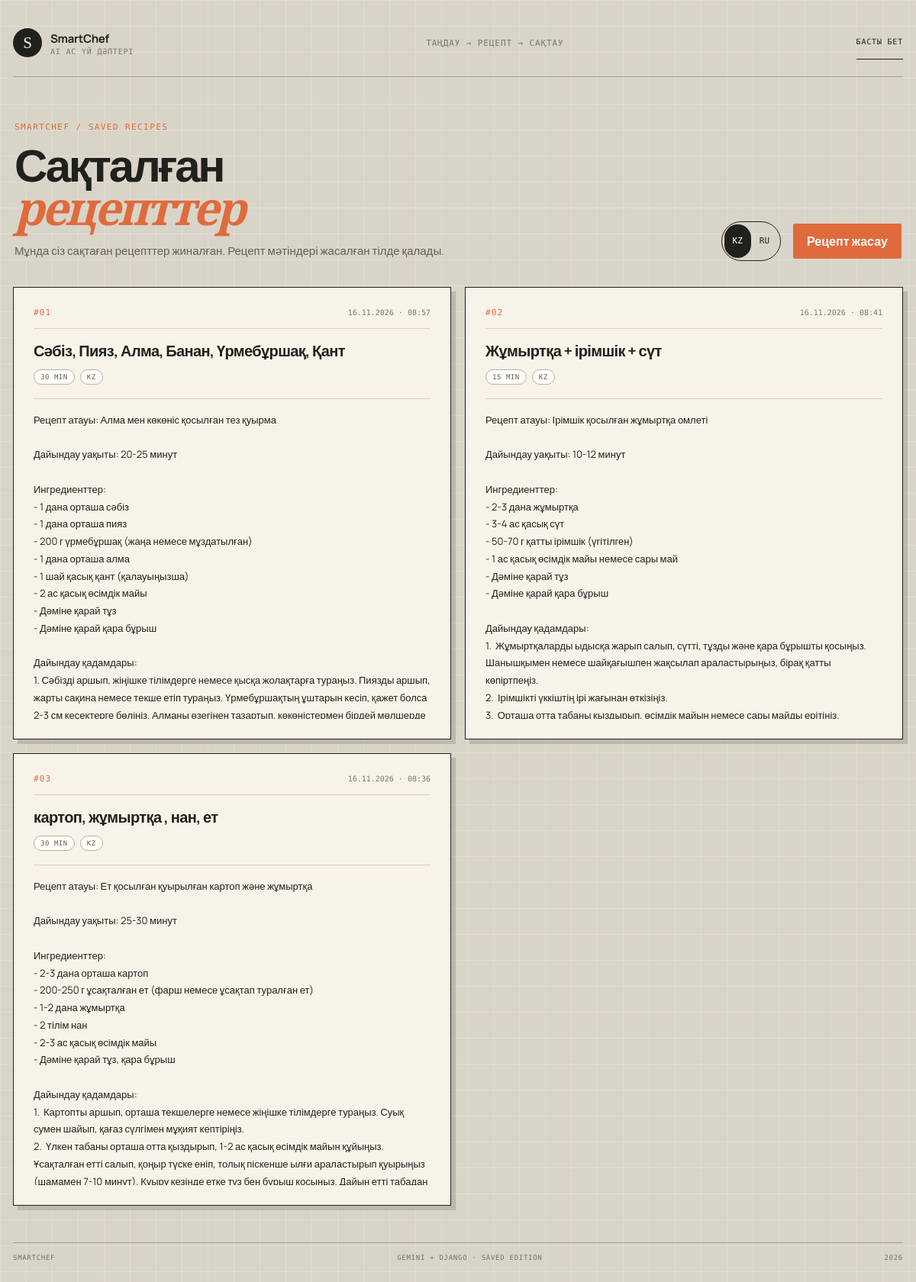
/saved/, run on the app's committed database.
### recipes/models.py (models this page shows)
class SavedRecipe(models.Model):
    token = models.UUIDField(default=uuid.uuid4, unique=True, editable=False)
    products = models.CharField(max_length=500)
    recipe = models.TextField()
    language = models.CharField(max_length=2, default="kk")
    minutes = models.PositiveSmallIntegerField(default=30)
    vegetarian = models.BooleanField(default=False)
    created_at = models.DateTimeField(auto_now_add=True)
    class Meta:
        ordering = ["-created_at", "-id"]

### recipes/views.py (the view)
# urls.py: path("saved/", views.saved_recipes, name="saved_recipes"),
def saved_recipes(request):
    language = request.GET.get("language", "kk")
    if language not in ("kk", "ru"):
        language = "kk"
    saved_recipes = SavedRecipe.objects.all()
    return render(
        request,
        "recipes/saved.html",
        {
            "saved_recipes": saved_recipes,
            "language": language,
        },
    )

### recipes/templates/recipes/saved.html (shortened to what this page needs)
{% load static %}
<!DOCTYPE html>
<html lang="{{ language }}">
<head>
    <link rel="stylesheet" href="{% static 'recipes/style.css' %}">
</head>
<body>
<div class="page-shell">
    <header class="topbar">
        <a class="brand" href="{% url 'recipes:index' %}?language={{ language }}">
            <span class="brand-mark">S</span>
            <span><b>SmartChef</b><small>{% if language == 'ru' %}AI kitchen notebook{% else %}AI ас үй дәптері{% endif %}</small></span>
        </a>
        <div class="steps-nav">
            <span>{% if language == 'ru' %}Выбор → Рецепт → Сохранение{% else %}Таңдау → Рецепт → Сақтау{% endif %}</span>
        </div>
        <a class="saved-link" href="{% url 'recipes:index' %}?language={{ language }}">{% if language == 'ru' %}На главную{% else %}Басты бет{% endif %}</a>
    </header>
    <section class="saved-hero">
        <div>
            <span class="eyebrow">SMARTCHEF / SAVED RECIPES</span>
            <h1>{% if language == 'ru' %}Сохранённые<br><em>рецепты</em>{% else %}Сақталған<br><em>рецепттер</em>{% endif %}</h1>
            <p>{% if language == 'ru' %}Здесь собраны рецепты, которые вы сохранили. Текст рецептов остаётся на языке создания.{% else %}Мұнда сіз сақтаған рецепттер жиналған. Рецепт мәтіндері жасалған тілде қалады.{% endif %}</p>
        </div>
        <div class="topbar-actions">
            <div class="language-switch">
                <a href="?language=kk" class="{% if language == 'kk' %}active{% endif %}">KZ</a>
                <a href="?language=ru" class="{% if language == 'ru' %}active{% endif %}">RU</a>
            </div>
            <a class="back-button" href="{% url 'recipes:index' %}?language={{ language }}">{% if language == 'ru' %}Создать рецепт{% else %}Рецепт жасау{% endif %}</a>
        </div>
    </section>
    {% if saved_recipes %}
    <div class="saved-grid">
        {% for item in saved_recipes %}
        <article class="saved-card paper-card">
            <div class="saved-card-top">
                <span class="saved-index">#{{ forloop.counter|stringformat:"02d" }}</span>
                <span class="saved-date">{{ item.created_at|date:"d.m.Y · H:i" }}</span>
            </div>
            <h2>{{ item.products }}</h2>
            <div class="saved-meta">
                <span>{{ item.minutes }} min</span>
                <span>{% if item.language == 'ru' %}RU{% else %}KZ{% endif %}</span>
            </div>
            <div class="saved-recipe-text">{{ item.recipe }}</div>
        </article>
        {% endfor %}
    </div>
    {% endif %}
    <footer><span>SMARTCHEF</span><span>GEMINI + DJANGO · SAVED EDITION</span><span>2026</span></footer>
</div>
</body>
</html>

### data on the page
SavedRecipe: created_at "16.11.2026 · 08:57", products "Сәбіз, Пияз, Алма, Банан, Үрмебұршақ, Қант", minutes "30", language "KZ", recipe "Рецепт атауы: Алма мен көкөніс қосылған тез қуырма Дайындау уақыты: 20-25 минут Ингредиенттер: - 1 дана орташа сәбіз - 1 дана орташа пияз - 200 г үрмебұршақ (жаңа немесе мұздатылған) - 1 дана орташа алма - 1 шай қасық қант (қалауыңызша) - 2 ас қасық өсімдік майы - Дәміне қарай тұз - Дәміне қарай қара бұрыш Дайындау қадамдары: 1. Сәбізді аршып, жіңішке тілімдерге немесе қысқа жолақтарға тураңыз. Пиязды аршып, жарты сақина немесе текше етіп тураңыз. Үрмебұршақтың ұштарын кесіп, қажет болса 2-3 см кесектерге бөліңіз. Алманы өзегінен тазартып, көкөністермен бірдей мөлшерде…"
SavedRecipe: created_at "16.11.2026 · 08:41", products "Жұмыртқа + ірімшік + сүт", minutes "15", language "KZ", recipe "Рецепт атауы: Ірімшік қосылған жұмыртқа омлеті Дайындау уақыты: 10-12 минут Ингредиенттер: - 2-3 дана жұмыртқа - 3-4 ас қасық сүт - 50-70 г қатты ірімшік (үгітілген) - 1 ас қасық өсімдік майы немесе сары май - Дәміне қарай тұз - Дәміне қарай қара бұрыш Дайындау қадамдары: 1. Жұмыртқаларды ыдысқа жарып салып, сүтті, тұзды және қара бұрышты қосыңыз. Шанышқымен немесе шайқағышпен жақсылап араластырыңыз, бірақ қатты көпіртпеңіз. 2. Ірімшікті үккіштің ірі жағынан өткізіңіз. 3. Орташа отта табаны қыздырып, өсімдік майын немесе сары майды ерітіңіз.…"
SavedRecipe: created_at "16.11.2026 · 08:36", products "картоп, жұмыртқа , нан, ет", minutes "30", language "KZ", recipe "Рецепт атауы: Ет қосылған қуырылған картоп және жұмыртқа Дайындау уақыты: 25-30 минут Ингредиенттер: - 2-3 дана орташа картоп - 200-250 г ұсақталған ет (фарш немесе ұсақтап туралған ет) - 1-2 дана жұмыртқа - 2 тілім нан - 2-3 ас қасық өсімдік майы - Дәміне қарай тұз, қара бұрыш Дайындау қадамдары: 1. Картопты аршып, орташа текшелерге немесе жіңішке тілімдерге тураңыз. Суық сумен шайып, қағаз сүлгімен мұқият кептіріңіз. 2. Үлкен табаны орташа отта қыздырып, 1-2 ас қасық өсімдік майын құйыңыз. Ұсақталған етті салып, қоңыр түске еніп, толық піскенше ылғи араластырып қуырыңыз (шамамен 7-10 минут). Қуыру кезінде етке тұз бен бұрыш қосыңыз. Дайын етті табадан…"
